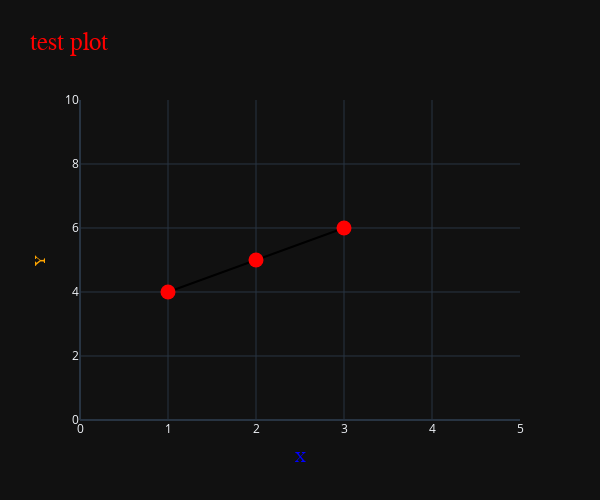

Source (notebook cell):
### Code cell
#レイアウトの追加
graph_layout = go.Layout(width=600, height=500,
                        title={
                            "text":"test plot", #タイトル
                            "font":{"family":"times", "size":25, "color":"red"}
                        },
                        xaxis={
                            "title":{
                                "text":"X",
                                "font":{"family":"times", "size":15, "color":"blue"}
                            },
                            "range":[0,5]
                        },
                        yaxis={
                            "title":{
                                "text":"Y",
                                "font":{"family":"times", "size":15, "color":"orange"}
                            },
                            "range":[0,10]
                        }
                        )


fig = go.Figure(data=graph_trace, layout=graph_layout)
fig.show()

### Figure 1 — Plotly figure (JSON) as saved in the notebook; plotly's stock layout.template omitted (floating-point values rounded to 4 significant figures)
{"data": [{"line": {"color": "black"}, "marker": {"color": "red", "size": 15}, "mode": "lines+markers", "type": "scatter", "x": [1, 2, 3], "y": [4, 5, 6]}], "layout": {"height": 500, "title": {"font": {"color": "red", "family": "times", "size": 25}, "text": "test plot"}, "width": 600, "xaxis": {"range": [0, 5], "title": {"font": {"color": "blue", "family": "times", "size": 15}, "text": "X"}}, "yaxis": {"range": [0, 10], "title": {"font": {"color": "orange", "family": "times", "size": 15}, "text": "Y"}}}}
